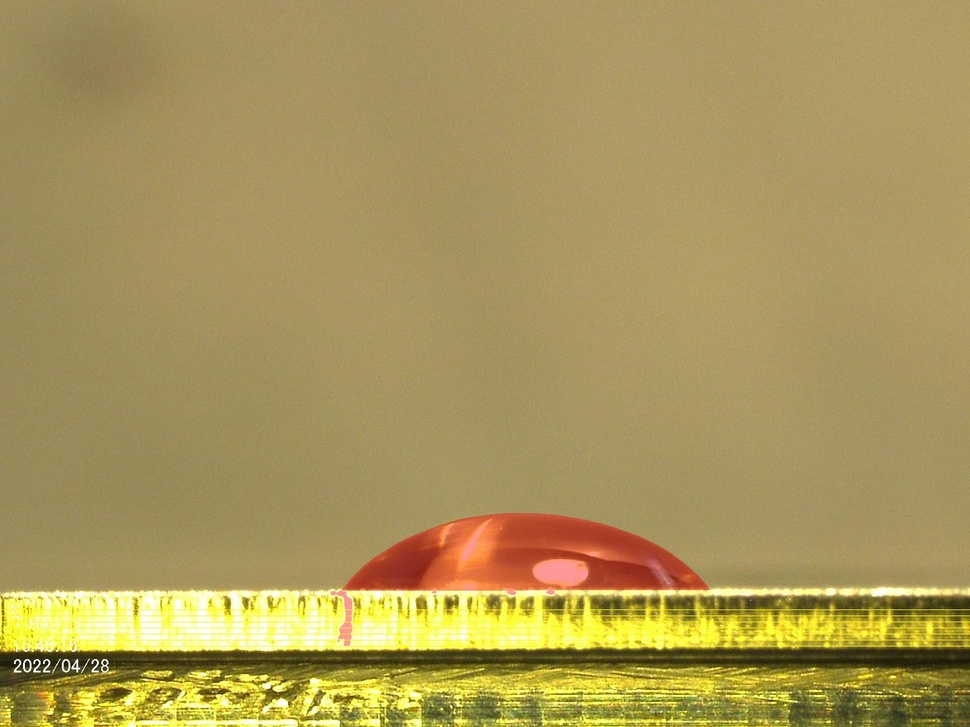
#> input picture FOTO CO4 MASKS MANUAL/BASELINE_PICK_i2-metall.jpg, 970 x 727 px, shrunk from 1600 x 1200 before the run, found by its file name; its folder holds only this picture in this run
$ python decisive.py
#> lines starting #> are read from the running program, lines starting #| are printed output that depends on the picture; after the words box and inside, x2 and y2 are one past the last pixel; in counts of white or black regions, pixels touching at a corner belong together
import os, cv2 as cv, numpy as np

ROOT = "/Users/Luigi/Library/CloudStorage/OneDrive-Persönlich/ZHAW/Master/2. Semester/CO4/CO4_SS26_Giorga_Vigano_Luigi_Palese"
MASKS = os.path.join(ROOT, "FOTO CO4 MASKS MANUAL")
SRC = os.path.join(ROOT, "fwdfoto")

def norm(fn):
    b = os.path.splitext(fn.lower().replace("_masks","").replace("_mask",""))[0]
    return b  # keep h20 as-is; source uses h20-lotus

def bbox_frac(binary):
    ys, xs = np.where(binary)
    if len(xs) == 0: return None
    H, W = binary.shape
    return (round(xs.min()/W,2), round(ys.min()/H,2), round(xs.max()/W,2),
            round(ys.max()/H,2), round(binary.mean(),3))

for fn in sorted(os.listdir(MASKS)):
    if fn.startswith("."): continue
    m = cv.imread(os.path.join(MASKS, fn), cv.IMREAD_UNCHANGED)
#> m is the input picture: shape (727, 970, 3); mean B, G, R 90.8, 150.7, 169.3
    if m.ndim == 3: m = m[...,0]
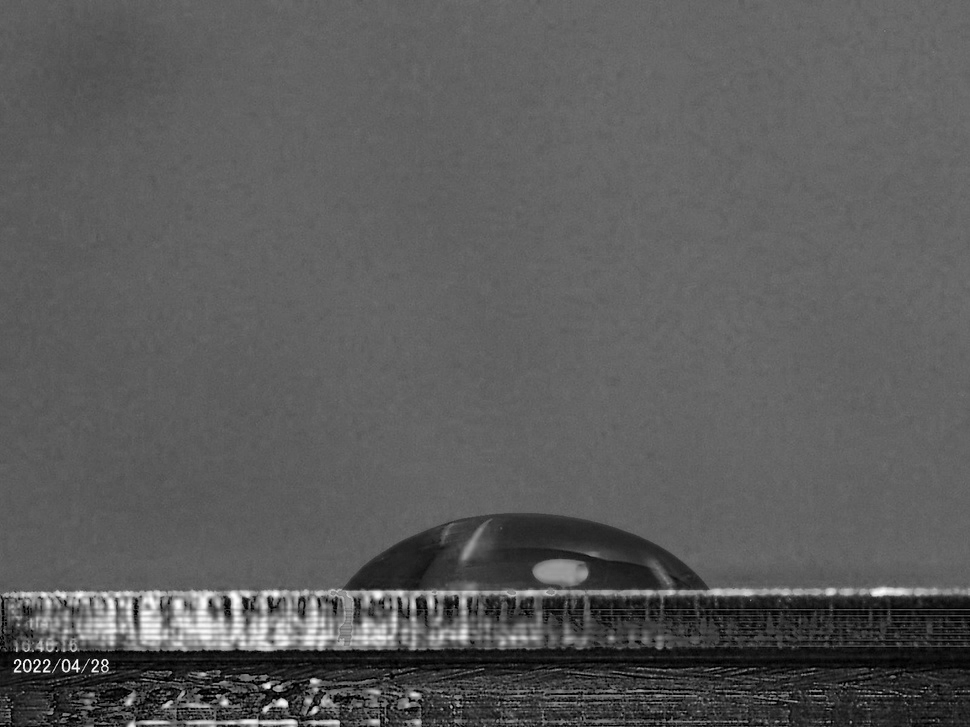
#> m: shape (727, 970); min 0, max 254, mean 90.8
    base = norm(fn)
    src = os.path.join(SRC, base + ".jpg")
    line = f"{fn:24s}"
    if os.path.exists(src):
        g = cv.cvtColor(cv.imread(src), cv.COLOR_BGR2GRAY)
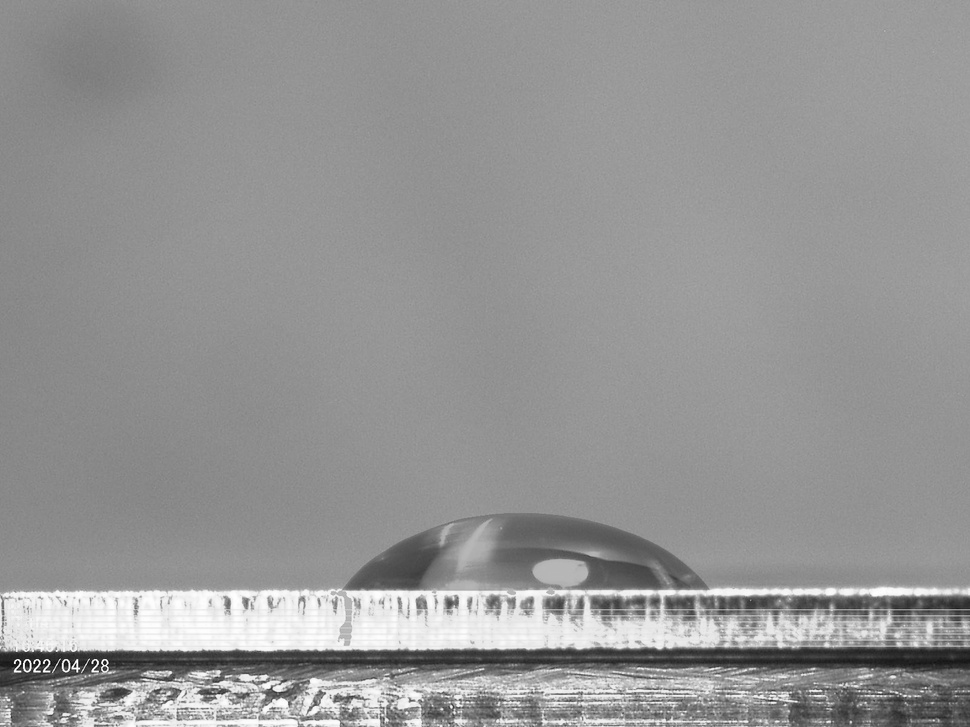
#> g: shape (727, 970); min 3, max 255, mean 149.4
        diff = float(np.abs(g.astype(int) - m.astype(int)).mean())
#> diff = 58.59
        corr = float(np.corrcoef(g.ravel(), m.ravel())[0,1])
#> corr = 0.673
        line += f" vs-src: meanabsdiff={diff:6.1f} corr={corr:+.3f}"
    # where is the bright region (candidate droplet)?
    line += f"  bright(>200)bbox={bbox_frac(m>200)}"
#> in bbox_frac, `ys, xs = np.where(binary)`: ys = 4131 values from 588 to 726; xs = 4131 values, max 903 at index 50, min 14 at index 3543, mean 247
#> in bbox_frac, `ys, xs = np.where(binary)`:
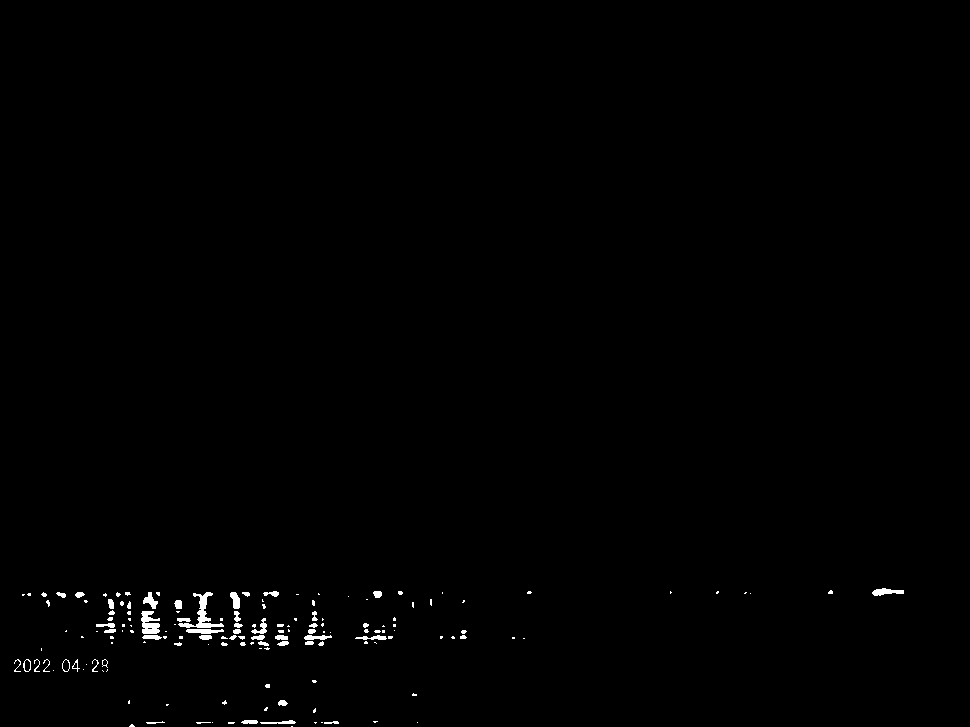
#> binary: shape (727, 970) bool; 0.59% white; 155 white regions (101 under 20 px), largest, box (x1, y1, x2, y2) and area: (178, 592, 224, 628) 428, (141, 611, 160, 634) 306, (872, 588, 904, 596) 157
    print(line)
#| BASELINE_PICK_i2-metall.jpg vs-src: meanabsdiff=  58.6 corr=+0.673  bright(>200)bbox=(0.01, 0.81, 0.93, 1.0, 0.006)
